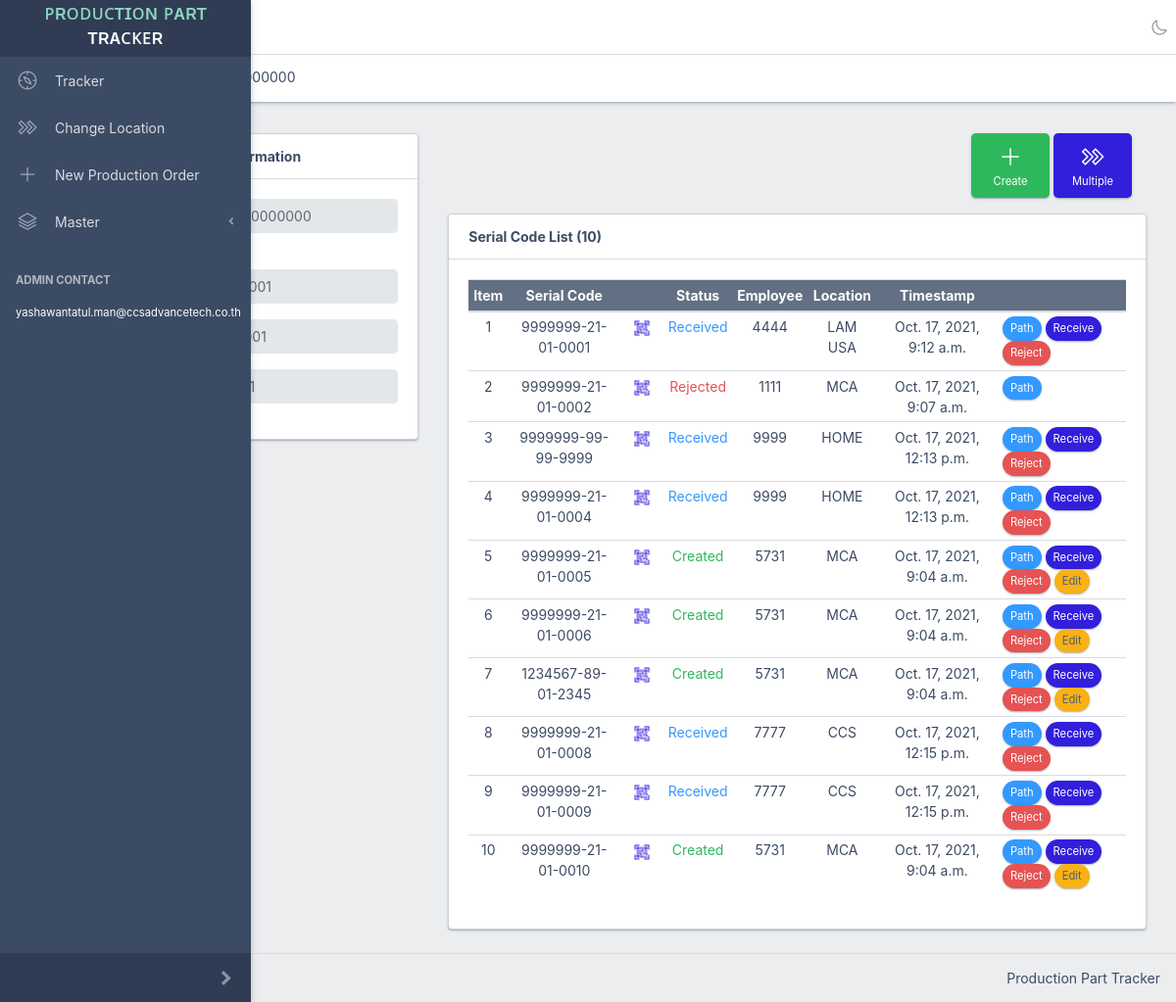
/order/4050000000, run on an earlier commit of the app's database.
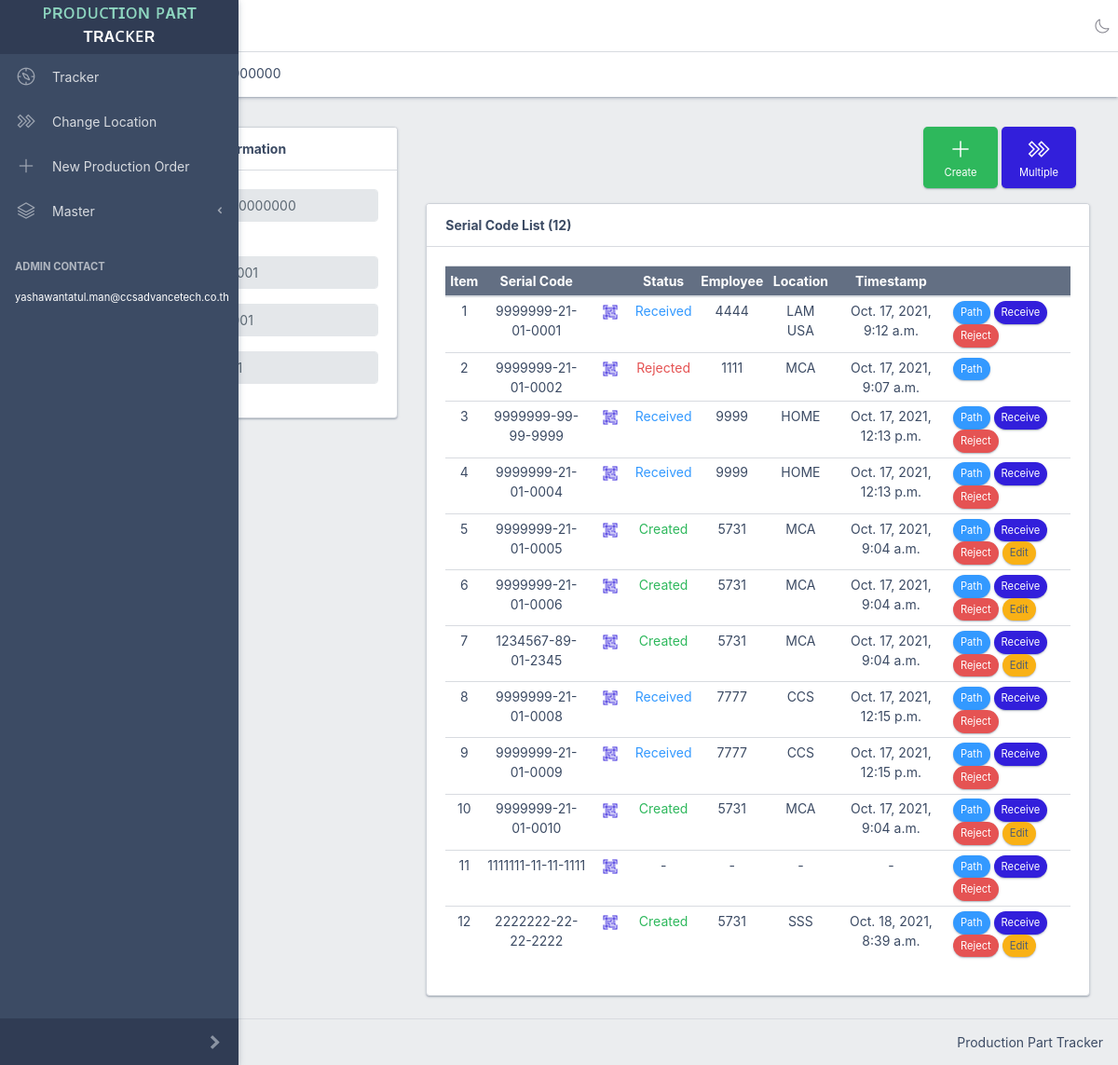
And on a later commit of the database.
### pptapp/models.py (models this page shows)
class Order(models.Model):
    no = models.CharField(max_length=20, primary_key=True)
    drawing_no = models.CharField(max_length=20, default="-")
    fg_code = models.CharField(max_length=20, default="-")
    emp_id = models.CharField(max_length=20, default="-") # CREATOR
    date_modified = models.DateTimeField(auto_now=True)
    date_published = models.DateTimeField(auto_now_add=True)

class Serial(models.Model):
    id = models.AutoField(primary_key=True)
    code = models.CharField(max_length=20, default="-")
    order = models.ForeignKey(Order, on_delete=models.CASCADE)
    date_modified = models.DateTimeField(auto_now=True)
    date_published = models.DateTimeField(auto_now_add=True)

### pptapp/views.py (the view)
# urls.py: path('order/<str:order_no>', views.order, name='order'),
def order(request, order_no):
    order = Order.objects.get(no=order_no)
    serial_codes = Serial.objects.filter(order=order)
    path_list = []
    last_status = []
    last_receivers = []
    last_locations = []
    last_timestamps = []
    for serial_code in serial_codes:
        paths = Path.objects.filter(serial=serial_code).order_by('date_published')
        path_list.append(paths)
        if len(paths) > 0:
            last_path = paths[len(paths) - 1]
            last_status.append(last_path.status)
            last_receivers.append(last_path.emp_id)
            last_locations.append(last_path.location)
            last_timestamps.append(last_path.date_published)
        else:
            last_status.append('-')
            last_receivers.append('-')
            last_locations.append('-')
            last_timestamps.append('-')
    context = {
        'order' : order,
        'serial_codes' : serial_codes,
        'path_list' : path_list,
        'last_status' : last_status,
        'last_receivers' : last_receivers,
        'last_locations' : last_locations,
        'last_timestamps' : last_timestamps,
    }
    return render(request, 'order.html', context)

### pptapp/templatetags/extra.py (called while the page is built)
@register.filter
def index(indexable, i):
    return indexable[i]

### templates/order.html (shortened to what this page needs)
<!DOCTYPE html>
{% load static %}
{% load extra %}
<html lang="en">
  <head>
    <link rel="stylesheet" href="{% static "css/style.css" %}">
    <link href="{% static "vendors/@coreui/icons/css/free.min.css" %}" rel="stylesheet">
    <link href="{% static "vendors/@coreui/icons/css/brand.min.css" %}" rel="stylesheet">
    <link href="{% static "vendors/select2/css/select2.min.css" %}" rel="stylesheet">
    <link href="{% static "vendors/select2/css/select2-coreui.min.css" %}" rel="stylesheet">
  </head>
  <body class="c-app c-no-layout-transition">
    {% include 'sidebar.html' %}
    <div class="c-wrapper">
      <header class="c-header c-header-light c-header-fixed">
        {% include 'header.html' %}
        <div class="c-subheader justify-content-between px-3">
          <ol class="breadcrumb border-0 m-0 px-0 px-md-3">
            Production Order : {{order.no}}
          </ol>
        </div>
      </header>
      <div class="c-body">
        <main class="c-main">
          <div class="container-fluid">
            <div class="fade-in">
              <div class="row">
                  <div class="col-sm-12 col-md-4">
                    <div class="card border-secondary">
                      <div class="card-header">
                        <strong>Production Order Information</strong>
                      </div>
                      <div class="card-body">
                        <div class="form-group row">
                          <label class="col-md-4 col-form-label text-right">Production Order No</label>
                          <div class="col-md-8">
                            <input class="form-control" type="text" maxlength="10" id="order_no" value="{{order.no}}" disabled>
                          </div>
                        </div>
                        <div class="form-group row">
                          <label class="col-md-4 col-form-label text-right">Drawing No</label>
                          <div class="col-md-8">
                            <input class="form-control" type="text" id="drawing_no" value="{{order.drawing_no}}" disabled>
                          </div>
                        </div>
                        <div class="form-group row">
                          <label class="col-md-4 col-form-label text-right">FG Code</label>
                          <div class="col-md-8">
                            <input class="form-control" type="text" id="fg_code" value="{{order.fg_code}}" disabled>
                          </div>
                        </div>
                        <div class="form-group row">
                          <label class="col-md-4 col-form-label text-right">Creator</label>
                          <div class="col-md-8">
                            <input class="form-control" type="text" id="emp_id" value="{{order.emp_id}}" disabled>
                          </div>
                        </div>
                      </div>
                    </div>
                  </div>
                  <div class="col-sm-12 col-md-8">
                    <div class="col-md-12 text-right">
                      <button type="button" class="btn btn-lg btn-success small" style="width: 80px" data-toggle="modal" data-target="#create_serial_code_modal"><i class="c-icon c-icon-xl cil-plus"></i><br>Create</button>
                      <button type="button" class="btn btn-lg btn-primary small" style="width: 80px" data-toggle="modal" data-target="#multiple_receive_modal"><i class="c-icon c-icon-xl cil-chevron-double-right"></i><br>Multiple</button>
                    </div>
                    <div class="card border-secondary">
                      <div class="card-header">
                        <strong>Serial Code List ({{serial_codes|length}})</strong>
                      </div>
                      <div class="card-body">
                        <table class="table table-sm text-center" id="serial_code_table">
                          <thead>
                            <tr class="bg-dark">
                              <th>Item</th>
                              <th>Serial Code</th>
                              <th></th>
                              <th>Status</th>
                              <th>Employee</th>
                              <th>Location</th>
                              <th>Timestamp</th>
                              <th></th>
                            </tr>
                          </thead>
                          <tbody>
                            {% for serial_code in serial_codes %}
                            <tr>
                              <td>{{forloop.counter}}</td>
                              <td>{{serial_code.code}}</td>
                              <td><button type="button" class="btn btn-sm btn-link small" style="padding-top:0px; padding-bottom:0px;" data-toggle="modal" data-target="#qrcode_modal" onclick="prepare_qrcode('{{serial_code.code}}')"><i class="c-icon cil-qr-code"></i></button></td>
                              <td>
                                {% if last_status|index:forloop.counter0 == 'CREATED' %}<span class="text-success">Created</span>
                                {% elif last_status|index:forloop.counter0 == 'RECEIVED' %}<span class="text-info">Received</span>
                                {% elif last_status|index:forloop.counter0 == 'REJECTED' %}<span class="text-danger">Rejected</span>
                                {% else %}{{last_status|index:forloop.counter0}}{% endif %}
                              </td>
                              <td>{{last_receivers|index:forloop.counter0}}</td>
                              <td>{{last_locations|index:forloop.counter0}}</td>
                              <td>{{last_timestamps|index:forloop.counter0}}</td>
                              <td class="text-left">
                                <button type="button" class="btn btn-sm btn-pill btn-info small" data-toggle="modal" data-target="#path_{{serial_code.id}}_modal">Path</button>
                                {% if last_status|index:forloop.counter0 != 'REJECTED' %}
                                <button type="button" class="btn btn-sm btn-pill btn-primary small" data-toggle="modal" data-target="#receive_modal" onclick="prepare_receive('{{serial_code.id}}','{{serial_code.code}}')">Receive</button>
                                <button type="button" class="btn btn-sm btn-pill btn-danger small" data-toggle="modal" data-target="#reject_modal" onclick="prepare_reject('{{serial_code.id}}','{{serial_code.code}}')">Reject</button>
                                {% endif %}
                                {% if last_status|index:forloop.counter0 == 'CREATED' %}
                                <button type="button" class="btn btn-sm btn-pill btn-warning small" data-toggle="modal" data-target="#edit_modal" onclick="prepare_edit('{{serial_code.id}}','{{serial_code.code}}')">Edit</button>
                                {% endif %}
                              </td>
                            </tr>
                            {% endfor %}
                          </tbody>
                        </table>
                      </div>
                    </div>
                  </div>
                </div>
            </div>
          </div>
        </main>
      </div>
      {% include 'footer.html' %}
    </div>
  </body>
</html>

### templates/sidebar.html (shortened to what this page needs)
<div class="c-sidebar c-sidebar-dark c-sidebar-fixed c-sidebar-lg-show c-sidebar-unfoldable" id="sidebar">
  <div class="c-sidebar-brand d-md-down-none">
    <h4 class="c-sidebar-brand-full text-center"><span class="text-sky">ᴘʀᴏᴅᴜᴄᴛɪᴏɴ ᴘᴀʀᴛ</span><br><span class="text-white">ᴛʀᴀᴄᴋᴇʀ</span></h4>
  </div>
  <ul class="c-sidebar-nav">
    <li class="c-sidebar-nav-item">
      <a class="c-sidebar-nav-link" href="/index/"><i class="c-sidebar-nav-icon c-icon c-icon-lg cil-compass"></i> Tracker</a>
    </li>
    <li class="c-sidebar-nav-item">
      <a class="c-sidebar-nav-link" href="/change_location/"><i class="c-sidebar-nav-icon c-icon c-icon-lg cil-chevron-double-right"></i> Change Location</a>
    </li>
    <li class="c-sidebar-nav-item">
      <a class="c-sidebar-nav-link" href="/new_workorder/"><i class="c-sidebar-nav-icon c-icon c-icon-lg cil-plus"></i> New Production Order</a>
    </li>
    <li class="c-sidebar-nav-dropdown">
      <a class="c-sidebar-nav-dropdown-toggle" href="#">
        <i class="c-sidebar-nav-icon c-icon c-icon-lg cil-layers"></i> Master
      </a>
    </li>
    <li class="c-sidebar-nav-title">Admin Contact</li>
    <li class="c-sidebar-nav-item px-3 c-d-compact-none c-d-minimized-none">
      <div class="mb-1"><small>yashawantatul.man@ccsadvancetech.co.th</small></div>
    </li>
  </ul>
  <button class="c-sidebar-minimizer c-class-toggler" type="button" data-target="_parent" data-class="c-sidebar-unfoldable"></button>
</div>

### templates/header.html (shortened to what this page needs)
{% load static %}
<button class="c-header-toggler c-class-toggler mfs-3 d-md-down-none" type="button" data-target="#sidebar" data-class="c-sidebar-lg-show" responsive="true">
</button>
<ul class="c-header-nav d-md-down-none">
  <div id="MyClockDisplay" onload="showTime()"></div>
</ul>
<ul class="c-header-nav mfs-auto">
  <li class="c-header-nav-item px-3 c-d-legacy-none">
    <button class="c-class-toggler c-header-nav-btn" type="button" id="header-tooltip" data-target="body" data-class="c-dark-theme" data-toggle="c-tooltip" data-placement="bottom" title="Toggle Light/Dark Mode">
      <svg class="c-icon c-d-dark-none">
        <use xlink:href="{% static "vendors/@coreui/icons/svg/free.svg#cil-moon" %}"></use>
      </svg>
    </button>
  </li>
</ul>
<ul class="c-header-nav">
  <button class="c-class-toggler c-header-nav-btn" type="button" id="header-tooltip" data-target="body" data-class="c-dark-theme" data-toggle="c-tooltip" data-placement="bottom" title="Toggle Light/Dark Mode">
    <i class="c-icon c-d-dark-none cil-moon"></i>
  </button>
</ul>

### templates/footer.html
<footer class="c-footer">
  <div class="mfs-auto">Production Part Tracker</div>
</footer>

### templates/sidebar.html (style rules this page uses)
.text-sky { color:#8ed6c0; }

What changed in the data, as far as the page shows it:
added Serial: code "1111111-11-11-1111", counter0 "-"
added Serial: code "2222222-22-22-2222", shows "Created", counter0 "5731", counter0 "SSS", counter0 "Oct. 18, 2021, 8:39 a.m."
Also different on the page:
{{ serial_codes|length }}: "10" → "12"
